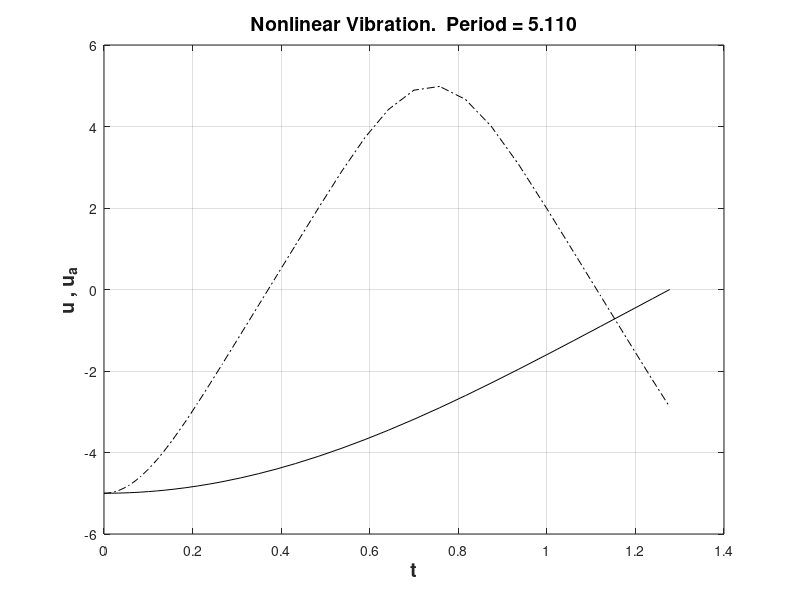

MATLAB code for this plot: (Note: this script raises an error after producing the figure.)
function nonlinvib
% Large amplitude vibration of a mass on a frictionless
% foundation together with the analytical solution for the
% small-amplitude case.
% Equation: u''(t) + 2*u(t)*(fac -1)/fac = 0
% with fac = sqrt(1 + u(t)^2)
% Initial conditions: u(0) = -u0, u'(0) = 0
% Small-amplitude equation:
%     u''(t) + u(t)^3 = 0
% 
% Integration using ODE45
%==========================================================
clear;
y0 = zeros(2,1); y = y0; % Initialize
u0 = input('u0  = '); 
ystart = -u0; % Initial displacement
tend = 40.0;  % Max. time  
tspan = [0 tend];
y0 =[ -u0 0.0]';
fprintf(' Initial displacement ...... ystart = %10.3e \n',ystart);
fprintf(' Max. time ................. tend   = %10.3e \n',tend);
options = odeset('RelTol',1.0e-5,'Events',@event1);
[t,y,te,ye,ie] = ode45(@fcn,tspan,y0,options);
fprintf('\n The mass is first time in origo when t = %6.4f',te);
fprintf('\n The velocity in origo is %6.4f',ye(2));
p = 4*te;
fprintf('\n The period = %6.4f \n',p);
% === Small-amplitude solution
ta = u0*t;
[sn,cn,dn] = ellipj(ta,0.5); % Using Jacobi elliptical functions
ua = -u0*cn; % Analytical solution
% === Plotting ===
FS = 'FontSize'; FW = 'FontWeight';
plot(t,y(:,1),'k',t,ua,'k-.');
grid 
xlabel('t',FS,14,FW,'Bold')
ylabel('u , u{_a}',FS,14,FW,'Bold')
st = sprintf('Nonlinear Vibration.  Period = %4.3f',p);
title(st,FS,14)
legend('u','u{_a}',0)
% ----------------------------------------------------
function dydt = fcn(t,y)
dydt = zeros(size(y));
fac = sqrt(1 + y(1)^2);
dydt(1) = y(2);
dydt(2) = - 2*y(1)*(fac - 1)/fac;
%-------------------------------------------------------
function [value, isterminal,direction] = event1(t,y)
value = y(1);
isterminal = 1;
direction = 0;

   


